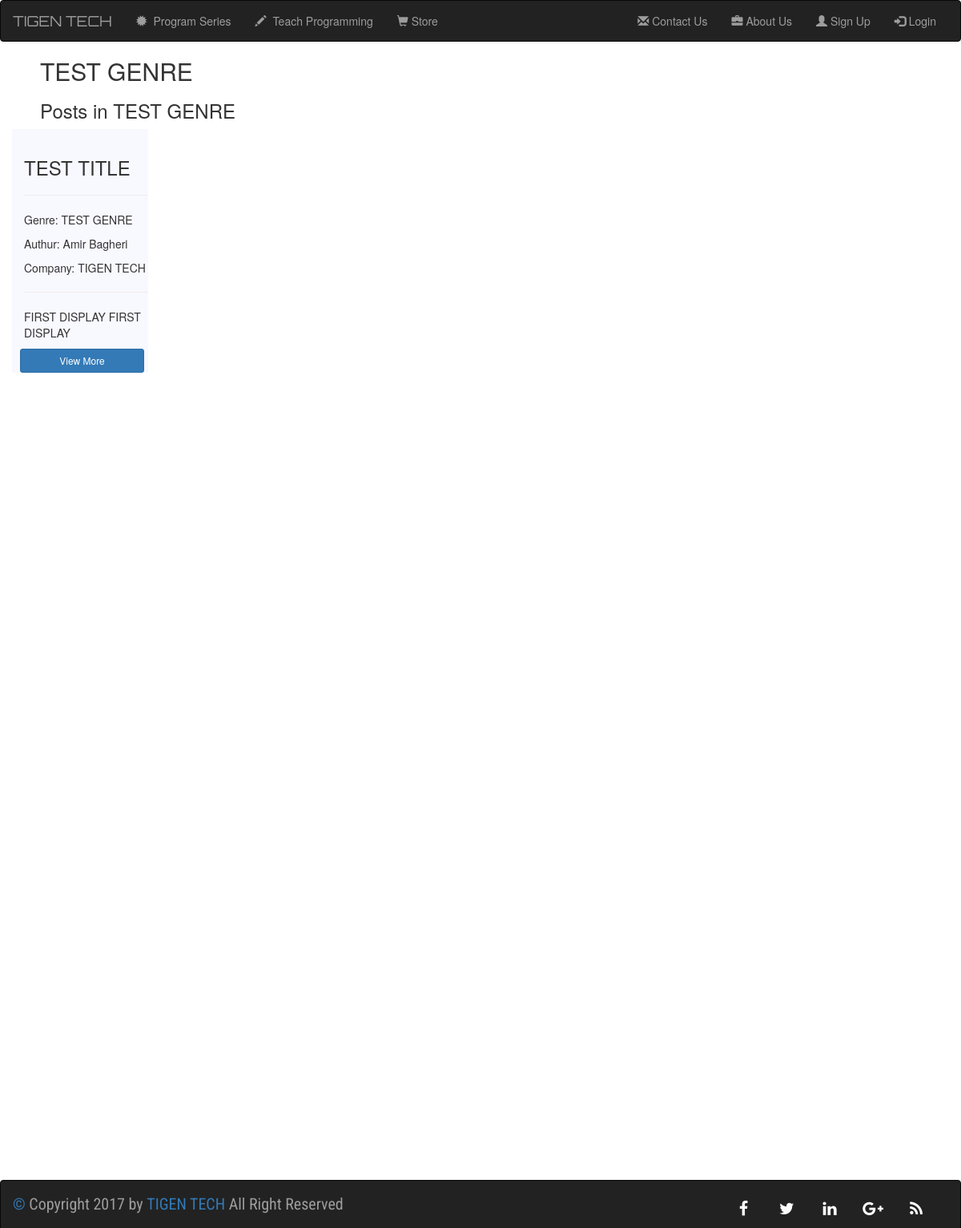
/posts/2/2, run on the app's committed database.
### posts/models.py (models this page shows, shortened)
class genre(models.Model):
    title = models.CharField(max_length=50)
    def __str__(self):
        return self.title

class post(models.Model):
    Title = models.CharField(max_length=100)
    genre = models.ForeignKey(genre,on_delete=models.CASCADE)
    authur = models.ForeignKey(Person,on_delete=models.CASCADE)
    Company = models.ForeignKey(Company,on_delete=models.CASCADE)
    First_Display = RichTextField()
    Complete_Text = RichTextField()
    Publish_Time = models.DateTimeField(auto_now=True)

class Person(models.Model):
    name = models.CharField(max_length=150)
    age = models.IntegerField()
    date_of_birth = models.DateField()
    PictureFile = models.ImageField()
    Job = models.ForeignKey(Job,on_delete=models.CASCADE)
    Bio = RichTextField()
    Major = models.CharField(max_length=10000)
    Interest_Fields = TaggableManager()
    country = models.ForeignKey(Country, on_delete=models.CASCADE)
    def __str__(self):
        return self.name

class Company(models.Model):
    Name = models.CharField(max_length=700)
    master = models.ForeignKey(Manager,on_delete=models.CASCADE)
    country = models.ForeignKey(Country,on_delete=models.CASCADE)
    DateOfCreation = models.DateField()
    def __str__(self):
        return self.Name

### posts/views.py (the view)
# urls.py: url(r'^(?P<genrepk>[0-9]+)/', views.genredet),
def genredet(request, genrepk):
    Genre = genre.objects.get(pk=genrepk)
    all_posts = Genre.post_set.all()
    Quotes = Quote.objects.all()
    Rand_Quote = random.choice(Quotes)
    return render(request, 'Posts/Genreview.html', {"Quote": Rand_Quote, "Genre":Genre, "Posts":all_posts})

### templates/Posts/Genreview.html (shortened to what this page needs)
{% extends 'base.html' %}
{% load staticfiles %}
{% block stylesheet %}
<link href="{% static 'Posts/genre.css' %}" rel="stylesheet">
{% endblock %}
{% block body %}
    <h2 class="title">{{ Genre.title }}</h2>
    <h3 class="title">Posts in {{ Genre.title }}</h3>
    {% for Post in Posts %}
        <div class="col-sm-4 col-lg-2">
            <div class="backg">
                <div class="caption" style="background-color: ghostwhite;padding-left: 15px;padding-top: 15px;">
                    <h3>{{ Post.Title }}</h3>
                    <hr>
                    <p>Genre: {{ Post.genre }}</p>
                    <p>Authur: {{ Post.authur }}</p>
                    <p>Company: {{ Post.Company }}</p>
                    <hr>
                    <p>{{ Post.First_Display|safe }}</p>
                    <a href="{{ Post.pk }}/" role="button" class="btn btn-primary btn-sm" style="margin-left: -5px; width: 100%">View More</a>
                </div>
            </div>
        </div>
    {% endfor %}
{% endblock %}

### static/base.css (style rules this page uses)
html { position: relative; min-height: 100%; }
body { margin: 0 0 100px; }

### static/Posts/genre.css (style rules this page uses)
.title { padding-left: 50px; }

### data on the page
genre: title "TEST GENRE"
post: Title "TEST TITLE", genre "TEST GENRE", authur "Amir Bagheri", Company "TIGEN TECH", First_Display "FIRST DISPLAY FIRST DISPLAY"
